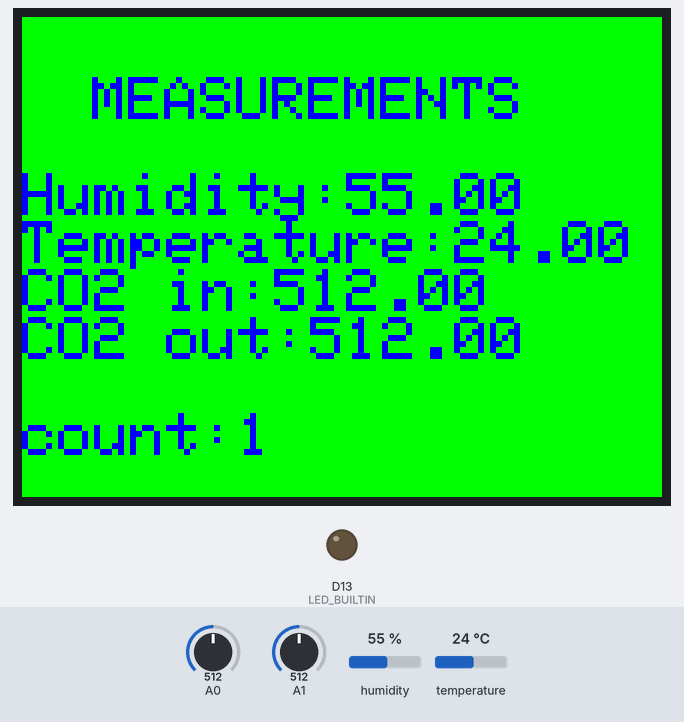
A sketch run on a simulated Arduino Uno R4 WiFi. Shown: 320×240 colour display, output pins drawn as LEDs (lit = HIGH). The test bench sets the inputs (shaded band); at power-on: A0 = 512, A1 = 512, humidity 55 %, temperature 24 °C. WiFi joins after 1.5 s; servers stay silent unless stated; what the sketch prints to the serial monitor is not drawn.

Above: at 60.2 s.
At 120.2 s:
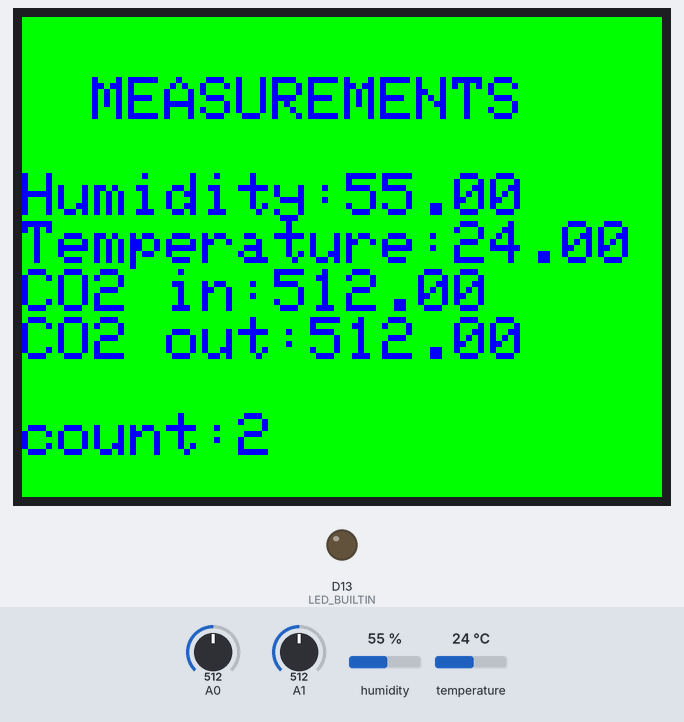

Measured:
- what the display in image 0 shows lasts 60.0 s, from 60.1 s to 120.1 s

The sketch:

R4_co2.ino
```cpp
// Βιβλιοθήκες
#include <WiFiS3.h>
#include <DHT.h>
#include "ThingSpeak.h"
#include <Adafruit_GFX.h>    // Core graphics library
#include <Adafruit_ST7789.h> // Hardware-specific library for ST7789
#include <SPI.h>             // Arduino SPI library#include <Adafruit_GFX.h>    // Core graphics library

// Ορισμός αντικειμένου αοθόνης
#define TFT_CS    10
#define TFT_DC     7
#define TFT_RST    8
Adafruit_ST7789 tft = Adafruit_ST7789(TFT_CS, TFT_DC, TFT_RST);

// Ορισμός αντικειμένων για WiFi & DHT11
WiFiClient client;
DHT dht11(2, DHT11);

// Ορισμός παραμέτρων σύνδεσης για WiFi & ThingSpeak
char ssid[] = "1gktoumpas"; //"Cudy-9CF4"; //"vodafone1122";
char pass[] = "tsfd1387"; //"58944271"; //"d!m68x@n73";
unsigned long myChannelNumber = 3272920;
const char* myWriteAPIKey = "P3UL5BT8URFA72G5";
int status = WL_IDLE_STATUS;

// Ορισμός μεταβλητών για τον έλεγχο του χρόνου μετάδοσης
unsigned long lastReadTime = 0;
unsigned long lastUploadTime = 0;

// Ορισμός μεταβλητών για τα δεδομένα καταγραφής από τους αισθητήρες
float humidity = 0;
float temperature = 0;
float co2In = 0;
float co2Out = 0;
int count = 1;

// Συνάρτηση σύνδεσης στο Διαδίκτυο
void connectToWiFi() {
  if (WiFi.status() == WL_NO_MODULE) {
    Serial.println("H σύνδεση στο Διαδίκτυο απέτυχε!!!");
    while (true)
    ;
  }
  // Προσπάθεια σύνδεσης στο Διαδίκτυο
  while (status != WL_CONNECTED) {
    Serial.print("Προσπάθεια σύνδεσης στο Διαδίκτυο SSID: ");
    Serial.println(ssid);
    status = WiFi.begin(ssid, pass);
    delay(10000);
  }
  // Στοιχεία σύνδεσης στο Διαδίκτυο
  Serial.print("Σύνδεση στο Διαδίκτυο -->");
  Serial.print("WiFi Status: ");
  Serial.print(WiFi.status());
  Serial.print("   |   SSID: ");
  Serial.println(WiFi.SSID());
}

// Σύνάρτηση επανασύνδεσης στο Διαδίκτυο, αν αποσυνδεθεί
void reconnectWiFi() {
  if (WiFi.status() != WL_CONNECTED) {
    Serial.println("Επανασύνδεση στο Διαδίκτυο....");
    connectToWiFi();
  }
}

// Συνάρτηση αποστολής δεδομένων στο ThingSpeak
void updateThingSpeak() {
  ThingSpeak.setField(1, humidity);
  ThingSpeak.setField(2, temperature);
  ThingSpeak.setField(3, co2In);
  ThingSpeak.setField(4, co2Out);
  int response = ThingSpeak.writeFields(myChannelNumber, myWriteAPIKey);
}

// Συνάρτηση ανάγνωσης δεδομενών από τους αισθητήρες
void readSensorData() {
  humidity = dht11.readHumidity();
  temperature = dht11.readTemperature();
  co2In = analogRead(A0);
  co2Out = analogRead(A1);

  // Έλεγχος ορθών τιμών δεδομένων από τους αισθητήρες και εμφάνιση στην οθόνη
  if (not (isnan(humidity) || isnan(temperature)) || isnan(co2In) || isnan(co2Out)) {
    Serial.print("Humidity: ");
    Serial.print(humidity);
    Serial.print("% | Temperature: ");
    Serial.print(temperature);
    Serial.print("°C");
    Serial.print(" | co2In: ");
    Serial.print(co2In);
    Serial.print(" | co2Out: ");
    Serial.println(co2Out);

    tft.fillScreen(ST77XX_GREEN);
    tft.setCursor(35, 30);
    tft.setTextColor(ST77XX_BLUE);
    tft.setTextSize(3);
    tft.println("MEASUREMENTS");
    tft.println("");
    tft.print("Humidity:");
    tft.println(humidity);
    tft.print("Temperature:");
    tft.println(temperature);
    tft.print("CO2 in:");
    tft.println(co2In);
    tft.print("CO2 out:");
    tft.println(co2Out);
    tft.println("");
    tft.print("count:");
    tft.println(count);
  }
}


void setup() {
  pinMode(A0, INPUT);
  pinMode(A1, INPUT);
  pinMode(LED_BUILTIN, OUTPUT);
  digitalWrite(LED_BUILTIN, LOW);

  Serial.begin(9600);               // Καθορισμός ταχύτητας σειριακής επικοινωνίας με τον υπολογιστή
  tft.init(240, 320, SPI_MODE2);    // Ορισμός ανάλυσης οθόνης σε 240Χ320
  tft.setRotation(3);               // Ορισμός προσανατολισμού οθόνης
  tft.setTextWrap(false);           // Χωρίς αναδίπλωση κειμένου
  tft.fillScreen(ST77XX_GREEN);     // Ορισμός φόντου στην οθόνη

  connectToWiFi();                  // Αρχική σύνδεση στο Διαδίκτυο
  delay(20000);
  ThingSpeak.begin(client);         // Αρχικοποίηση της σύνδεσης με το ThingSpeak
  dht11.begin();                    // Αρχικοποίηση του αισθητήρα DHT11
}

void loop() {
  reconnectWiFi();                                // Επανασύνδεση στο Διαδίκτυο, αν χρειάζεται

  unsigned long currentTime = millis();           // Αρχικοποίηση του χρόνου αποστολής δεδομένων

  if (currentTime - lastReadTime >= 60000) {      // Aνάγνωση τιμών από τους αισθητήρες κάθε 30 δευτερόλεπτα
    readSensorData();                             // Διάβασμα δεδομένων από τους αισθητήρες
    updateThingSpeak();                           // Αποστολή δεδομένων στο ThingSpeak
    count=count+1;

    lastReadTime = currentTime;                   // Ορισμός του χρόνο αποστολής των δεδομένων
  }
}
```
